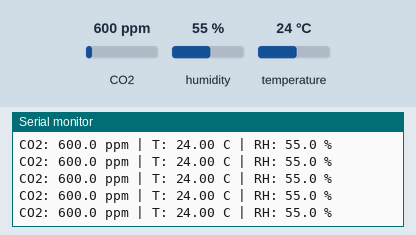
This program was run on a simulated ESP32. On the bench: the last lines printed to the serial monitor. The test bench sets the inputs (shaded band); at power-on: CO2 600 ppm, humidity 55 %, temperature 24 °C. WiFi joins after 1.5 s; servers stay silent unless stated; not simulated (calls return 0 or success): secrets.h.

Above: at 4.6 s.
4.7 s: CO2 set to 452 ppm
At 4.97 s:
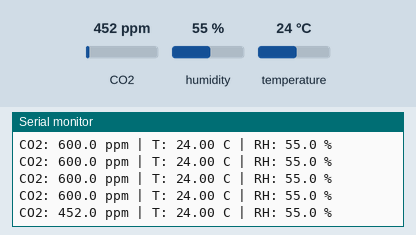
6.2 s: humidity set to 22 %
At 6.38 s:
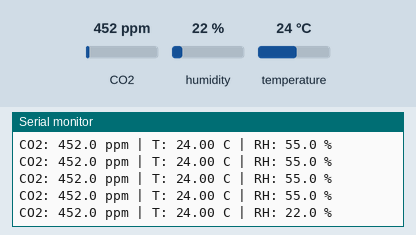
7.7 s: temperature set to 12 °C
At 7.79 s:
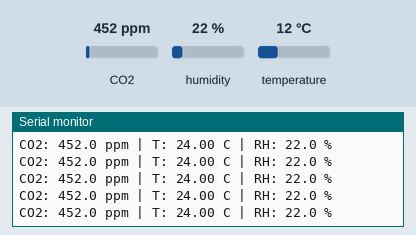

The program:

main.cpp
```cpp
#include <Arduino.h>
#include <Wire.h>
#include <WiFi.h>
#include <HTTPClient.h>
#include <Adafruit_SCD30.h>
#include "soc/soc.h"
#include "soc/rtc_cntl_reg.h"

#include "secrets.h" // WIFI_SSID, WIFI_PASSWORD, THINGSPEAK_WRITE_KEY

// --- I2C pins for ESP32 ---
static const int I2C_SDA = 21;
static const int I2C_SCL = 22;

// --- ThingSpeak ---
static const char* TS_URL = "http://api.thingspeak.com/update";
static const unsigned long TS_INTERVAL_MS = 20000; // ThingSpeak: min ~15s

// --- WiFi retry ---
static const unsigned long WIFI_RETRY_MS = 10000;

// --- Globals ---
Adafruit_SCD30 scd30;

unsigned long lastWifiTry = 0;
unsigned long lastTsSend  = 0;

const char* wlStatusName(wl_status_t s) {
  switch (s) {
    case WL_IDLE_STATUS:     return "IDLE";
    case WL_NO_SSID_AVAIL:   return "NO_SSID_AVAIL";
    case WL_SCAN_COMPLETED:  return "SCAN_COMPLETED";
    case WL_CONNECTED:       return "CONNECTED";
    case WL_CONNECT_FAILED:  return "CONNECT_FAILED";
    case WL_CONNECTION_LOST: return "CONNECTION_LOST";
    case WL_DISCONNECTED:    return "DISCONNECTED";
    default:                 return "UNKNOWN";
  }
}

#include <esp_system.h>

void printResetReason() {
  esp_reset_reason_t r = esp_reset_reason();
  Serial.print("Reset reason: ");
  switch (r) {
    case ESP_RST_POWERON:  Serial.println("POWERON"); break;
    case ESP_RST_BROWNOUT: Serial.println("BROWNOUT"); break;
    case ESP_RST_SW:       Serial.println("SW"); break;
    case ESP_RST_PANIC:    Serial.println("PANIC"); break;
    case ESP_RST_WDT:      Serial.println("WDT"); break;
    default:               Serial.println((int)r); break;
  }
}


void wifiConnectDebug() {
  Serial.println("\n[WiFi] Starting...");

  WiFi.disconnect(true, true);
  delay(200);

  WiFi.mode(WIFI_STA);
  WiFi.setSleep(false);
  delay(200);

  Serial.print("[WiFi] SSID: ");
  Serial.println(WIFI_SSID);

  WiFi.begin(WIFI_SSID, WIFI_PASSWORD);

  unsigned long start = millis();
  wl_status_t last = WL_IDLE_STATUS;

  while (millis() - start < 20000 && WiFi.status() != WL_CONNECTED) {
    wl_status_t s = WiFi.status();
    if (s != last) {
      Serial.print("[WiFi] status: ");
      Serial.print(wlStatusName(s));
      Serial.print(" (");
      Serial.print((int)s);
      Serial.println(")");
      last = s;
    }
    delay(500);
    Serial.print(".");
  }
  Serial.println();

  wl_status_t finalS = WiFi.status();
  Serial.print("[WiFi] Final: ");
  Serial.print(wlStatusName(finalS));
  Serial.print(" (");
  Serial.print((int)finalS);
  Serial.println(")");

  if (finalS == WL_CONNECTED) {
    Serial.print("[WiFi] IP: ");
    Serial.println(WiFi.localIP());
    Serial.print("[WiFi] RSSI: ");
    Serial.println(WiFi.RSSI());
  } else {
    Serial.println("[WiFi] Will retry later.");
  }
}

bool sendToThingSpeak(float co2ppm, float tempC, float rhPct) {
  if (WiFi.status() != WL_CONNECTED) return false;

  HTTPClient http;

  // field1=CO2, field2=Temp, field3=RH
  String url = String(TS_URL) +
               "?api_key=" + THINGSPEAK_WRITE_KEY +
               "&field1=" + String(co2ppm, 1) +
               "&field2=" + String(tempC, 2) +
               "&field3=" + String(rhPct, 1);

  http.begin(url);
  int httpCode = http.GET();
  String payload = http.getString();
  http.end();

  if (httpCode == 200 && payload.toInt() > 0) {
    Serial.print("[TS] OK entry: ");
    Serial.println(payload);
    return true;
  } else {
    Serial.print("[TS] FAIL HTTP=");
    Serial.print(httpCode);
    Serial.print(" body=");
    Serial.println(payload);
    return false;
  }
}

void setup() {
    WRITE_PERI_REG(RTC_CNTL_BROWN_OUT_REG, 0); // disable brownout (test only)

  Serial.begin(115200);
  delay(1500);
  printResetReason();

  Serial.println("\nBOOT: SCD30 + WiFi + ThingSpeak");

  // I2C
  Wire.begin(I2C_SDA, I2C_SCL);

  // SCD30
  if (!scd30.begin()) {
    Serial.println("ERROR: SCD30 not detected. Check wiring (SDA=21, SCL=22).");
    while (true) delay(1000);
  }

  scd30.setMeasurementInterval(2);
  scd30.selfCalibrationEnabled(true);

  // First WiFi try
  wifiConnectDebug();
  lastWifiTry = millis();
}

void loop() {
  // --- WiFi keepalive with retries (doesn't hammer continuously) ---
  if (WiFi.status() != WL_CONNECTED) {
    unsigned long now = millis();
    if (now - lastWifiTry >= WIFI_RETRY_MS) {
      lastWifiTry = now;
      wifiConnectDebug();
    }
    delay(50);
    return;
  }

  // --- Read SCD30 ---
  if (scd30.dataReady()) {
    if (!scd30.read()) {
      Serial.println("Read error from SCD30.");
      delay(200);
      return;
    }

    float co2 = scd30.CO2;
    float t   = scd30.temperature;
    float rh  = scd30.relative_humidity;

    Serial.print("CO2: ");
    Serial.print(co2, 1);
    Serial.print(" ppm | T: ");
    Serial.print(t, 2);
    Serial.print(" C | RH: ");
    Serial.print(rh, 1);
    Serial.println(" %");

    // --- Send to ThingSpeak every TS_INTERVAL_MS ---
    unsigned long now = millis();
    if (now - lastTsSend >= TS_INTERVAL_MS) {
      lastTsSend = now;
      sendToThingSpeak(co2, t, rh);
    }
  }

  delay(200);
}
```

Measured:
- after the input at 4.7 s, the serial monitor: prints a new line after 0.12 s (image 1)
- after the input at 6.2 s, the serial monitor: prints a new line at once (image 2)
